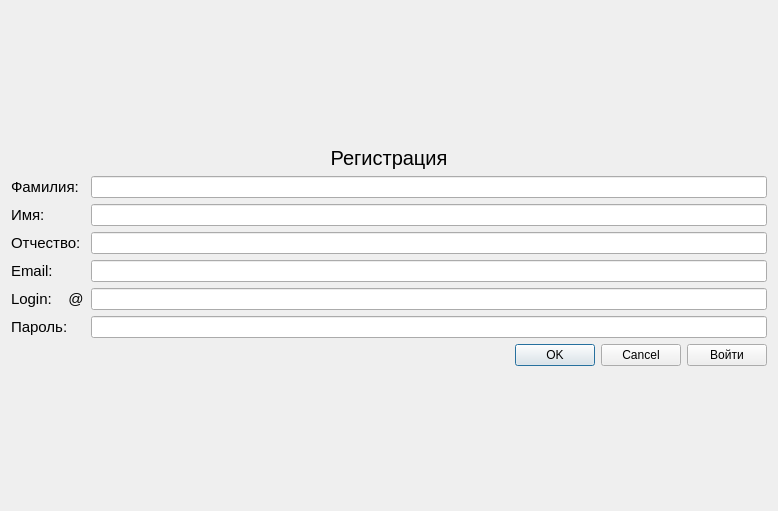
<?xml version="1.0" encoding="UTF-8"?>
<ui version="4.0">
 <class>RegistrationForm</class>
 <widget class="QWidget" name="RegistrationForm">
  <property name="geometry">
   <rect>
    <x>0</x>
    <y>0</y>
    <width>778</width>
    <height>511</height>
   </rect>
  </property>
  <property name="windowTitle">
   <string>Form</string>
  </property>
  <layout class="QVBoxLayout" name="verticalLayout">
   <item>
    <spacer name="verticalSpacer_2">
     <property name="orientation">
      <enum>Qt::Vertical</enum>
     </property>
     <property name="sizeHint" stdset="0">
      <size>
       <width>20</width>
       <height>40</height>
      </size>
     </property>
    </spacer>
   </item>
   <item>
    <widget class="QLabel" name="label_7">
     <property name="sizePolicy">
      <sizepolicy hsizetype="Preferred" vsizetype="Preferred">
       <horstretch>0</horstretch>
       <verstretch>0</verstretch>
      </sizepolicy>
     </property>
     <property name="font">
      <font>
       <pointsize>15</pointsize>
      </font>
     </property>
     <property name="text">
      <string>Регистрация</string>
     </property>
     <property name="alignment">
      <set>Qt::AlignCenter</set>
     </property>
    </widget>
   </item>
   <item>
    <layout class="QFormLayout" name="formLayout">
     <item row="0" column="0">
      <widget class="QLabel" name="label">
       <property name="font">
        <font>
         <pointsize>11</pointsize>
        </font>
       </property>
       <property name="text">
        <string>Фамилия: </string>
       </property>
      </widget>
     </item>
     <item row="0" column="1">
      <widget class="QLineEdit" name="SurnameEdit"/>
     </item>
     <item row="1" column="0">
      <widget class="QLabel" name="label_2">
       <property name="font">
        <font>
         <pointsize>11</pointsize>
        </font>
       </property>
       <property name="text">
        <string>Имя: </string>
       </property>
      </widget>
     </item>
     <item row="1" column="1">
      <widget class="QLineEdit" name="NameEdit"/>
     </item>
     <item row="2" column="0">
      <widget class="QLabel" name="label_3">
       <property name="font">
        <font>
         <pointsize>11</pointsize>
        </font>
       </property>
       <property name="text">
        <string>Отчество: </string>
       </property>
      </widget>
     </item>
     <item row="2" column="1">
      <widget class="QLineEdit" name="PatronymicEdit"/>
     </item>
     <item row="3" column="0">
      <widget class="QLabel" name="label_4">
       <property name="font">
        <font>
         <pointsize>11</pointsize>
        </font>
       </property>
       <property name="text">
        <string>Email: </string>
       </property>
      </widget>
     </item>
     <item row="3" column="1">
      <widget class="QLineEdit" name="EmailEdit"/>
     </item>
     <item row="4" column="0">
      <widget class="QLabel" name="label_5">
       <property name="font">
        <font>
         <pointsize>11</pointsize>
        </font>
       </property>
       <property name="text">
        <string>Login:    @</string>
       </property>
      </widget>
     </item>
     <item row="4" column="1">
      <widget class="QLineEdit" name="LoginEdit"/>
     </item>
     <item row="5" column="0">
      <widget class="QLabel" name="label_6">
       <property name="font">
        <font>
         <pointsize>11</pointsize>
        </font>
       </property>
       <property name="text">
        <string>Пароль:</string>
       </property>
      </widget>
     </item>
     <item row="5" column="1">
      <widget class="QLineEdit" name="PasswordEdit">
       <property name="echoMode">
        <enum>QLineEdit::Password</enum>
       </property>
      </widget>
     </item>
    </layout>
   </item>
   <item>
    <layout class="QHBoxLayout" name="horizontalLayout">
     <item>
      <widget class="QDialogButtonBox" name="buttonBox">
       <property name="standardButtons">
        <set>QDialogButtonBox::Cancel|QDialogButtonBox::Ok</set>
       </property>
      </widget>
     </item>
     <item>
      <widget class="QPushButton" name="LoginButton">
       <property name="text">
        <string>Войти</string>
       </property>
      </widget>
     </item>
    </layout>
   </item>
   <item>
    <spacer name="verticalSpacer">
     <property name="orientation">
      <enum>Qt::Vertical</enum>
     </property>
     <property name="sizeHint" stdset="0">
      <size>
       <width>20</width>
       <height>40</height>
      </size>
     </property>
    </spacer>
   </item>
  </layout>
 </widget>
 <tabstops>
  <tabstop>SurnameEdit</tabstop>
  <tabstop>NameEdit</tabstop>
  <tabstop>PatronymicEdit</tabstop>
  <tabstop>EmailEdit</tabstop>
  <tabstop>LoginEdit</tabstop>
  <tabstop>PasswordEdit</tabstop>
  <tabstop>LoginButton</tabstop>
 </tabstops>
 <resources/>
 <connections/>
</ui>
